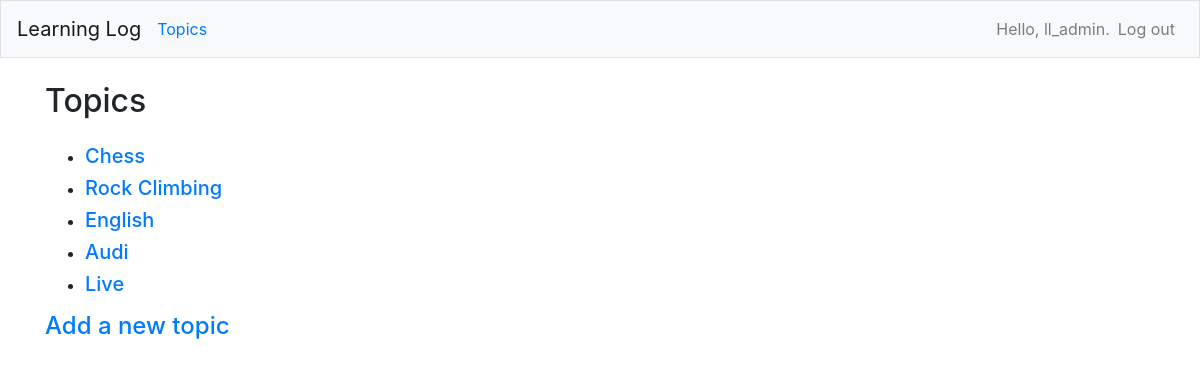
Page /topics/ (signed in) on the earlier database version.
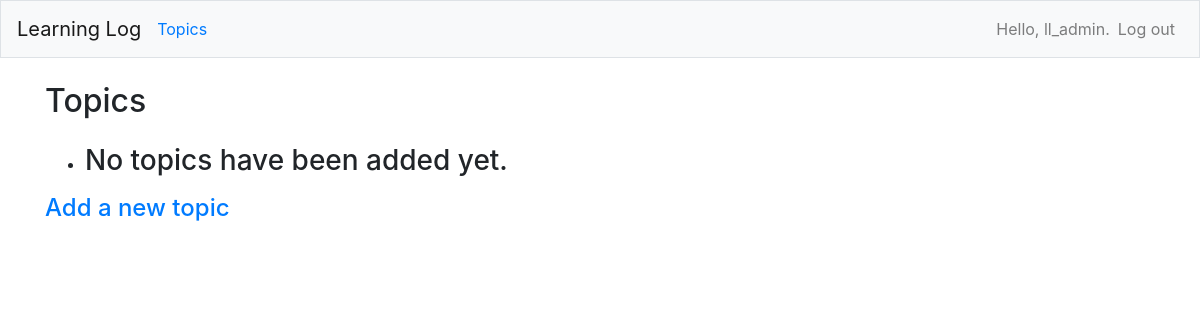
Same page on the later database version.
### learning_logs/models.py (models this page shows)
class Topic(models.Model):
    text = models.CharField(max_length=200)
    date_added = models.DateTimeField(auto_now_add=True)
    owner = models.ForeignKey(User, on_delete=models.CASCADE)
    def __str__(self):
        return self.text

### learning_logs/views.py (the view)
# urls.py: path('topics/', views.topics, name='topics'),
@login_required
def topics(request):
    topics = Topic.objects.filter(owner=request.user).order_by('date_added')
    context = {'topics': topics}
    return render(request, 'learning_logs/topics.html', context)

### learning_logs/templates/learning_logs/topics.html
{% extends "learning_logs/base.html" %}
{% block page_header %}
    <h2>Topics</h2>
{% endblock page_header %}
{% block content %}
    <ul>
        {% for topic in topics %}
            <li><h5>
                <a href="{% url 'learning_logs:topic' topic.id %}">{{topic}}</a>
            </h5></li>
        {% empty %}
            <li><h3>No topics have been added yet.</h3></li>
        {% endfor %}
    </ul>
    <h4><a href="{% url 'learning_logs:new_topic' %}">Add a new topic</a></h4>
{% endblock content %}

### learning_logs/templates/learning_logs/base.html (shortened to what this page needs)
{% load bootstrap4 %}
<!doctype html>
<html lang="en">
<head>
    {% bootstrap_css %}
</head>
<body>
    <nav class="navbar navbar-expand-md navbar-light bg-light mb-4 border">
        <a class="navbar-brand" href="{% url 'learning_logs:index' %}">
            Learning Log</a>
        <div class="collapse navbar-collapse" id="navbarCollapse">
            <ul class="navbar-nav mr-auto">
                <li class="nav-item">
                    <a class="navbar-link" href="{% url 'learning_logs:topics' %}">
                        Topics</a></li>
            </ul>
            <ul class="navbar-nav ml-auto">
                {% if user.is_authenticated %}
                    <li class="nav-item">
                        <span class="navbar-text">Hello,
                        {{ user.username }}.</span>
                    </li>
                    <li class="nav-item">
                        <a class="nav-link" href="{% url 'users:logout' %}">Log out</a>
                    </li>
                {% endif %}
            </ul>
        </div>
    </nav>
    <main role="main" class="container">
        <div class="pb-2 mb-2 border-bootom">
            {% block page_header %}{% endblock page_header %}
        </div>
        <div>
            {% block content %}{% endblock content %}
        </div>
    </main>
</body>
</html>

Differences in the rows shown:
no longer on this page (row edited): Topic: text "Chess"
no longer on this page (row edited): Topic: text "Rock Climbing"
no longer on this page (row edited): Topic: text "English"
no longer on this page (row edited): Topic: text "Audi"
no longer on this page (row edited): Topic: text "Live"
Other differences:
text now shown: "No topics have been added yet."
